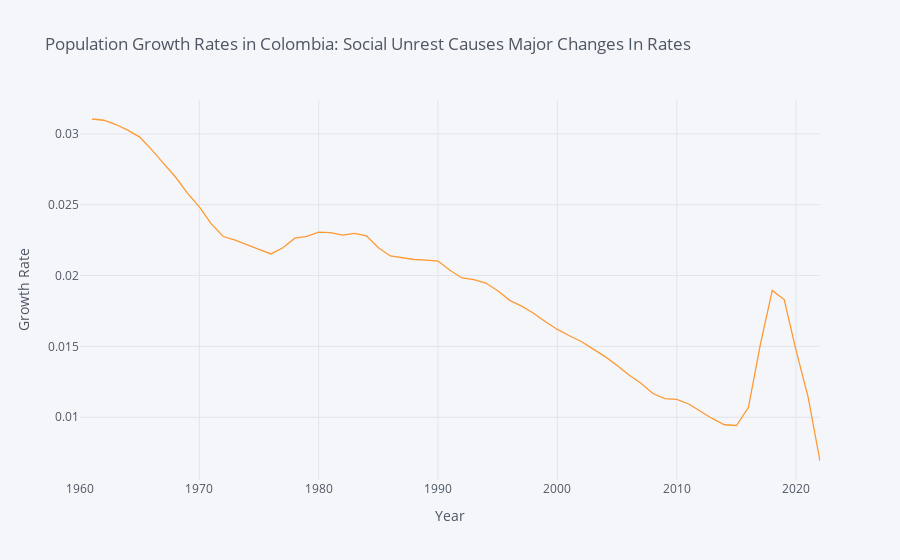

This figure's notebook cell:
### Code cell
label = {"SP.POP.TOTL":"World Population"}

plot_df = wbdata.get_dataframe(label, country="COL")

plot_df.index = plot_df.index.astype(int)

plot_df = plot_df.sort_index() ### Need it to be ascending

### To get growth rate: np.log(plot_df).diff()
np.log(plot_df).diff().iplot(title="Population Growth Rates in Colombia: Social Unrest Causes Major Changes In Rates", 
                             xTitle='Year', yTitle='Growth Rate')
### Mid 60s: Conflict with Far-Right Guerillas Break Out
### Late 80s - Early 90s: Pablo Escobar Reign of Terror & Cartel Wars
### 2015 onwards collapse of Venezualan economy (more imigration to countries like Colombia)
### 2020: COVID

### Figure 1 — Plotly figure (JSON) as saved in the notebook; plotly's stock layout.template omitted (floating-point values rounded to 4 significant figures)
{"data": [{"line": {"color": "rgba(255, 153, 51, 1.0)", "dash": "solid", "shape": "linear", "width": 1.3}, "mode": "lines", "name": "World Population", "text": "", "type": "scatter", "x": [1960, 1961, 1962, 1963, 1964, 1965, 1966, 1967, 1968, 1969, 1970, 1971, 1972, 1973, 1974, 1975, 1976, 1977, 1978, 1979, 1980, 1981, 1982, 1983, 1984, 1985, 1986, 1987, 1988, 1989, 1990, 1991, 1992, 1993, 1994, 1995, 1996, 1997, 1998, 1999, 2000, 2001, 2002, 2003, 2004, 2005, 2006, 2007, 2008, 2009, 2010, 2011, 2012, 2013, 2014, 2015, 2016, 2017, 2018, 2019, 2020, 2021, 2022], "y": ["", 0.03105, 0.03096, 0.03066, 0.03026, 0.02977, 0.02888, 0.02792, 0.02696, 0.02582, 0.02484, 0.02364, 0.02275, 0.0225, 0.02215, 0.02185, 0.02153, 0.02196, 0.02264, 0.02276, 0.02307, 0.02303, 0.02285, 0.02298, 0.0228, 0.02197, 0.02138, 0.02123, 0.02114, 0.0211, 0.02102, 0.02038, 0.01983, 0.01971, 0.01947, 0.01893, 0.01825, 0.01784, 0.01734, 0.01674, 0.0162, 0.01576, 0.01535, 0.01481, 0.01428, 0.01366, 0.01299, 0.0124, 0.01168, 0.01132, 0.01127, 0.01094, 0.0104, 0.0099, 0.009471, 0.00942, 0.01069, 0.01512, 0.01896, 0.01831, 0.0147, 0.01144, 0.006915]}], "layout": {"autosize": true, "legend": {"bgcolor": "#F5F6F9", "font": {"color": "#4D5663"}}, "paper_bgcolor": "#F5F6F9", "plot_bgcolor": "#F5F6F9", "title": {"font": {"color": "#4D5663"}, "text": "Population Growth Rates in Colombia: Social Unrest Causes Major Changes In Rates"}, "xaxis": {"autorange": true, "gridcolor": "#E1E5ED", "range": [1960, 2022], "showgrid": true, "tickfont": {"color": "#4D5663"}, "title": {"font": {"color": "#4D5663"}, "text": "Year"}, "type": "linear", "zerolinecolor": "#E1E5ED"}, "yaxis": {"autorange": true, "gridcolor": "#E1E5ED", "range": [0.005574, 0.03239], "showgrid": true, "tickfont": {"color": "#4D5663"}, "title": {"font": {"color": "#4D5663"}, "text": "Growth Rate"}, "type": "linear", "zerolinecolor": "#E1E5ED"}}}
